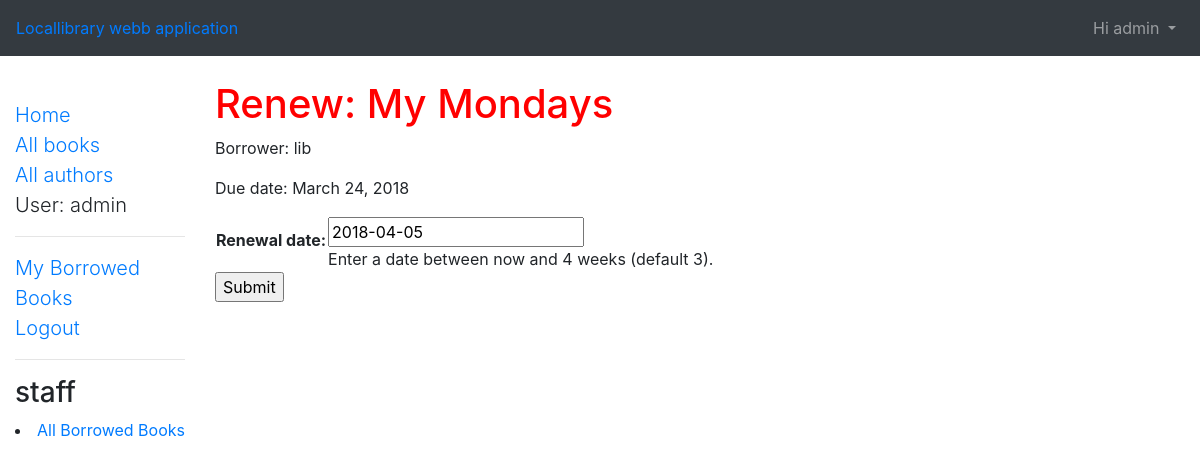
The page /catalog/book/33c637bb-2d33-46e6-9aad-39cda94444a7/renew/ (signed in) on the database its author committed.
### catalog/models.py (models this page shows, shortened)
class BookInstance(models.Model):
    id = models.UUIDField(primary_key=True, default=uuid.uuid4, help_text="Unique ID for this particular book across whole library")
    book = models.ForeignKey('Book', on_delete=models.SET_NULL, null=True)
    imprint = models.CharField(max_length=200)
    due_back = models.DateField(null=True, blank=True)
    borrower=models.ForeignKey(User,on_delete=models.SET_NULL, null=True,blank=True)
    LOAN_STATUS = (
        ('m', 'Maintenance'),
        ('o', 'On loan'),
        ('a', 'Available'),
        ('r', 'Reserved'),
    )
    status = models.CharField(max_length=1, choices=LOAN_STATUS, blank=True, default='m', help_text='Book availability')
    @property
    def is_overdue(self):
        if self.due_back and date.today() > self.due_back:
            return True
        return False
    class Meta:
        ordering = ["due_back"]
        permissions = (("can_mark_returned", "Set book as returned"),)

class Book(models.Model):
    title = models.CharField(max_length=200)
    author = models.ForeignKey('Author', on_delete=models.SET_NULL, null=True)
    summary = models.TextField(max_length=1000, help_text='Enter a brief description of the book')
    isbn = models.CharField('ISBN',max_length=13, help_text='13 Character <a href="https://www.isbn-international.org/content/what-isbn">ISBN number</a>')
    genre = models.ManyToManyField(Genre, help_text='Select a genre for this book')
    book_language = models.ManyToManyField(Language, help_text='Select a language for this book')
    def display_genre(self):
        """
        Creates a string for the Genre. This is required to display genre in Admin.
        """
        return ', '.join([ genre.genre_name for genre in self.genre.all()[:4] ])
    display_genre.short_description = 'Genre'

### catalog/views.py (the view)
# urls.py: path('book/<uuid:pk>/renew/', views.renew_book_librarian, name='renew-book-librarian'),
@permission_required('catalog.can_mark_returned')
def renew_book_librarian(request,pk):
    book_inst=get_object_or_404(BookInstance, pk = pk)
    if request.method == 'POST':
        form = RenewBookForm(request.POST)
        if form.is_valid():
            book_inst.due_back = form.cleaned_data['renewal_date']
            book_inst.save()
            return HttpResponseRedirect(reverse('catalog:all-borrowed') )
    else:
        proposed_renewal_date = datetime.date.today() + datetime.timedelta(weeks=3)
        form = RenewBookForm(initial={'renewal_date': proposed_renewal_date,})
    return render(request, 'catalog/book_renew_librarian.html', {'form': form, 'bookinst':book_inst})

### catalog/forms.py (shortened to what this page needs)
class RenewBookForm(forms.Form):
    renewal_date=forms.DateField(help_text="Enter a date between now and 4 weeks (default 3).")

### catalog/templates/catalog/book_renew_librarian.html (shortened to what this page needs)
{% extends "catalog/base_template.html" %}
{% block content %}
    <h1>Renew: {{bookinst.book.title}}</h1>
    <p>Borrower: {{bookinst.borrower}}</p>
    <p{% if bookinst.is_overdue %} class="text-danger"{% endif %}>Due date: {{bookinst.due_back}}</p>
    <form action="" method="post">
        <table>
        {{ form }}
        </table>
        <input class="btn-default" type="submit" value="Submit" />
    </form>
{% endblock %}

### catalog/templates/catalog/base_template.html (shortened to what this page needs)
<!DOCTYPE html>
<html lang="en">
<head>
  <link rel="stylesheet" href="https://maxcdn.bootstrapcdn.com/bootstrap/4.0.0/css/bootstrap.min.css"
>
  {% load staticfiles  %}
    <link rel="stylesheet" type="text/css" href="{% static 'catalog/css/style.css' %}">
</head>
<body>
  <nav class="navbar navbar-expand-md navbar-dark bg-dark mb-4"  >
    <a href="{% url 'catalog:index' %}">Locallibrary webb application</a>
       <div class="collapse navbar-collapse" id="navbarCollapse">
        {% if user.is_authenticated %}
          <ul class="navbar-nav ml-auto">
            <li class="nav-item">
              <a class="nav-link dropdown-toggle" href="#" id="userMenu" data-toggle="dropdown" aria-haspopup="true" aria-expanded="false">
                    Hi  {{ user.username }}
                      </a>
           </li>
          </ul>
        {% else %}
          <form class="form-inline ml-auto">
            <a href="{% url 'login' %}" class="btn btn-outline-secondary">Log in</a>
            <a href="#" class="btn btn-primary ml-2">Sign up</a>
          </form>
        {% endif %}
     </div>
  </nav>
  <div class="container-fluid">
    <div class="row">
      <div class="col-sm-2">
      {% block sidebar %}
      <ul class="sidebar-nav lead">
          <li class=""><a href="{% url 'catalog:index' %}">Home</a></li>
          <li><a href="{% url 'catalog:books'  %}" >All books</a></li>
          <li><a href="{% url 'catalog:authors' %}">All authors</a></li>
      {% if user.is_authenticated %}
             <li>User: {{ user.get_username }}</li>
             <hr>
               <li><a href="{% url 'catalog:my-borrowed'%}">My Borrowed Books</a></li>
               <li><a href="{% url 'logout' %}">Logout</a></li>
     {% else %}
     <li><a href="{% url 'login' %}">Login</a></li>
      {% endif %}
      </ul>
      <hr>
      {% if perms.catalog.can_mark_returned %}
    <h3>staff</h3>
    <li><a href="{% url 'catalog:all-borrowed'%}">All Borrowed Books</a></li>
        {% endif %}
     {% endblock %}
      </div>
      <div class="col-sm-10 ">
      {% block content %}{% endblock %}
      </div>
    </div>
  </div>
</body>
</html>

### catalog/static/catalog/css/style.css (style rules this page uses)
.sidebar-nav { margin-top: 20px; padding: 0; list-style: none; }
h1 { color: red; }

### rows shown on the page
BookInstance: book "My Mondays", borrower "lib", due_back "March 24, 2018"

### other values the page prints
{{ user.username }} "admin"
{{ user.get_username }} "admin"
